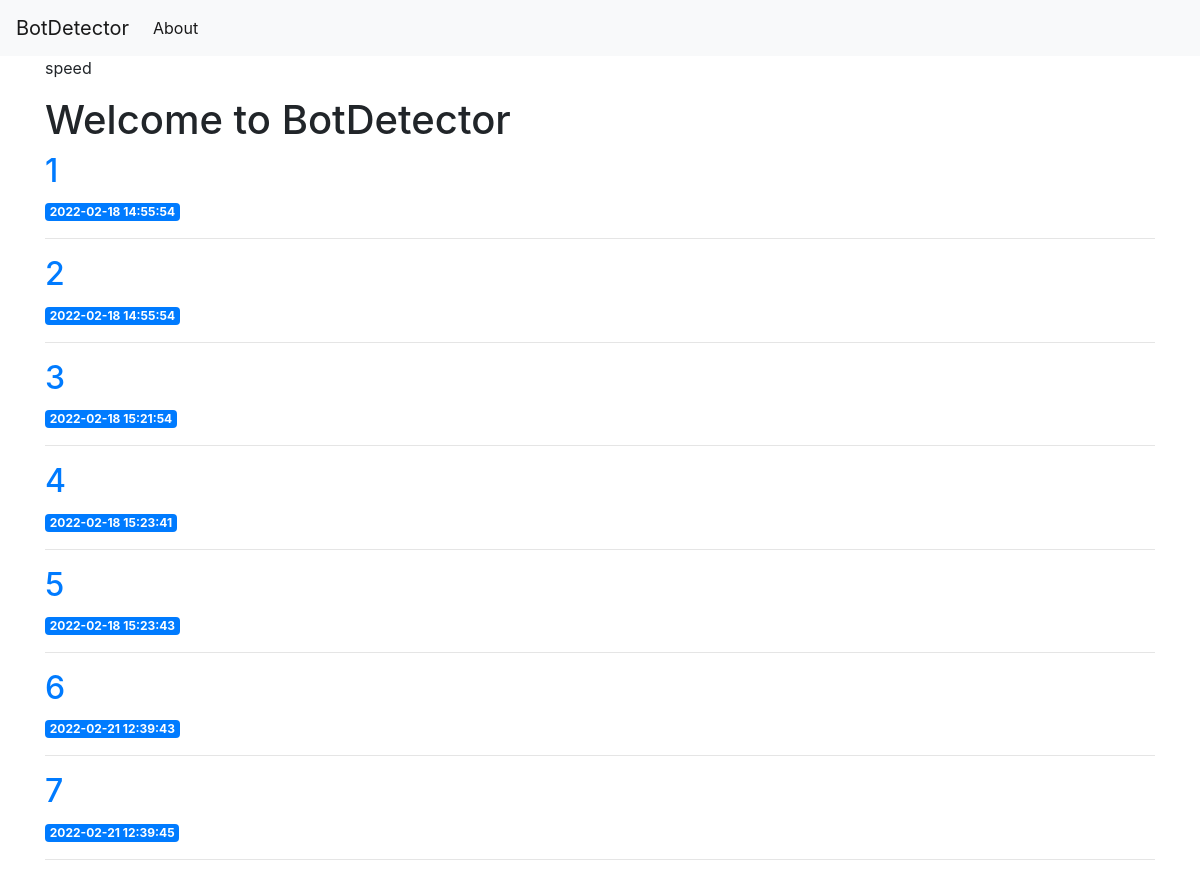
Before: / with the older database file.
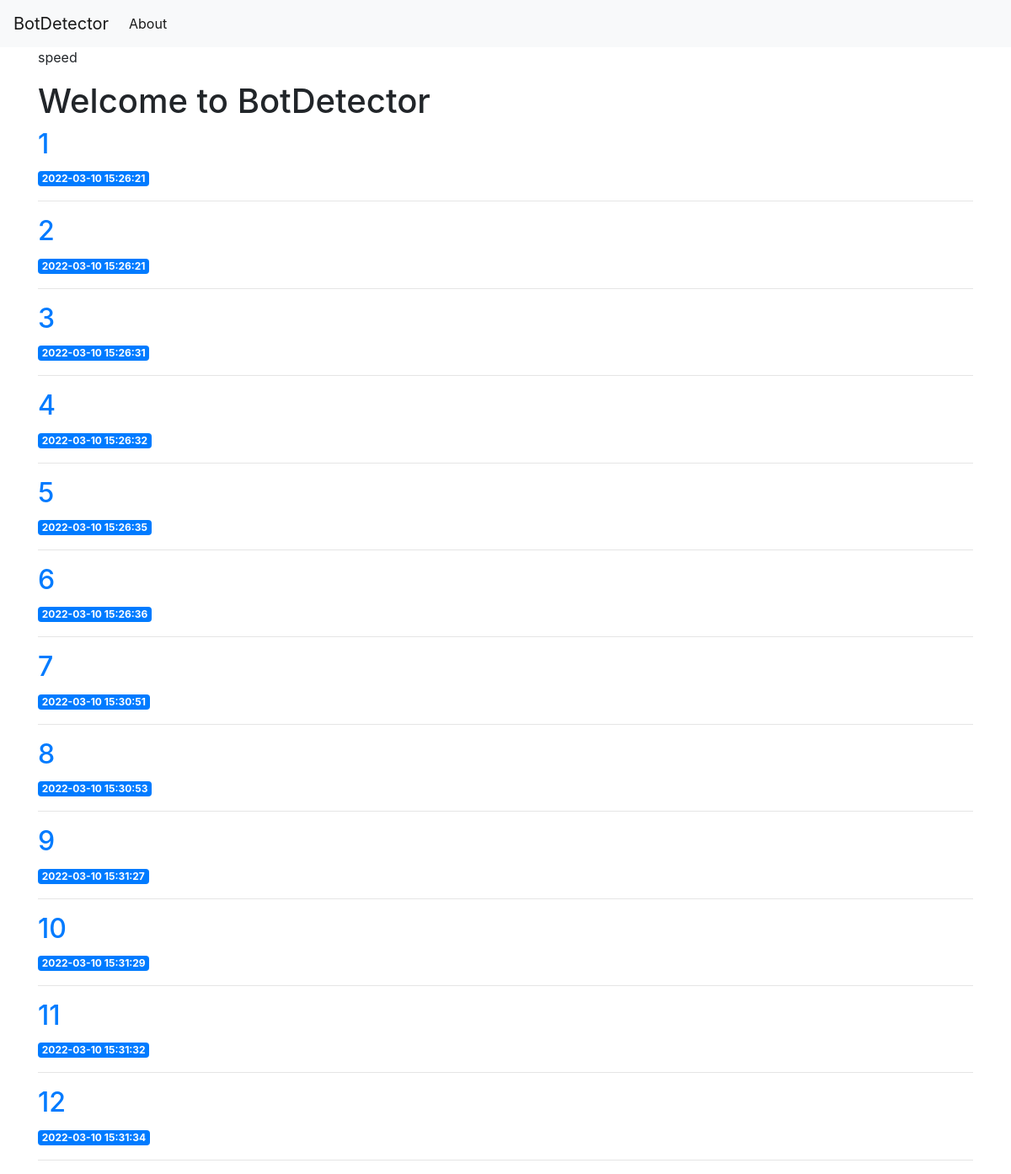
After: the same page with the newer database file.
### tables this page shows
CREATE TABLE data (
    id INTEGER PRIMARY KEY AUTOINCREMENT,
    created TIMESTAMP NOT NULL DEFAULT CURRENT_TIMESTAMP,
    ip TEXT NOT NULL,
    url TEXT NOT NULL,
    isAutomated TEXT NOT NULL,
    appName TEXT NOT NULL,
    appVersion TEXT NOT NULL,
    cookieEnabled TEXT NOT NULL,
    geolocation TEXT NOT NULL,
    platform TEXT NOT NULL,
    userAgent TEXT NOT NULL,
    javaEnabled TEXT NOT NULL,
    Height INTEGER NOT NULL,
    Width INTEGER NOT NULL,
    OutHeight INTEGER NOT NULL,
    OutWidth INTEGER NOT NULL,
    Opener TEXT NOT NULL,
    evalBrowser INTEGER NOT NULL,
    result TEXT NOT NULL DEFAULT 'undefined'
);

### app.py (the view)
@app.route('/', methods=['GET'])
def index():
    data = module.index()
    return render_template('index.html', data=data)

### import_module.py (called while the page is built)
def get_db_connection():
    conn = sqlite3.connect('database.db')
    conn.row_factory = sqlite3.Row
    return conn

def index():
    conn = get_db_connection()
    data = conn.execute('SELECT * FROM data').fetchall()
    conn.close()
    return data

### templates/index.html
{% extends 'base.html' %}
{% block content %}
    <h1>{% block title %} Welcome to BotDetector {% endblock %}</h1>
    {% for post in data %}
        <a href="{{ url_for('post', post_id=post['id']) }}">
            <h2>{{ post['id'] }}</h2>
        </a>
        <span class="badge badge-primary">{{ post['created'] }}</span>
        <hr>
    {% endfor %}
{% endblock %}

### templates/base.html (shortened to what this page needs)
<!doctype html>
<html lang="en">
  <head>
    <link rel="stylesheet" href="{{ url_for('static', filename= 'css/style.css') }}">
  </head>
  <body>
    <nav class="navbar navbar-expand-md navbar-light bg-light">
        <a class="navbar-brand" href="{{ url_for('index')}}">BotDetector</a>
        <div class="collapsintegrity="sha384-ggOyR0iXCbMQv3Xipma34MD+dH/1fQ784/j6cY/iJTQUOhcWr7x9JvoRxT2MZw1T"e navbar-collapse" id="navbarNav">
            <ul class="navbar-nav">
            <li class="nav-item active">
                <a class="nav-link" href="#">About</a>
            </li>
            </ul>
        </div>
    </nav>
    <div class="container">
      <p id="target">speed</p>
        {% block content %} {% endblock %}
    </div>
  </body>
</html>

Changed rows visible on the page:
changed data id 1: created "2022-02-18 14:55:54" → "2022-03-10 15:26:21"
changed data id 2: created "2022-02-18 14:55:54" → "2022-03-10 15:26:21"
changed data id 3: created "2022-02-18 15:21:54" → "2022-03-10 15:26:31"
changed data id 4: created "2022-02-18 15:23:41" → "2022-03-10 15:26:32"
changed data id 5: created "2022-02-18 15:23:43" → "2022-03-10 15:26:35"
changed data id 6: created "2022-02-21 12:39:43" → "2022-03-10 15:26:36"
changed data id 7: created "2022-02-21 12:39:45" → "2022-03-10 15:30:51"
added data: id "8", created "2022-03-10 15:30:53"
added data: id "9", created "2022-03-10 15:31:27"
added data: id "10", created "2022-03-10 15:31:29"
added data: id "11", created "2022-03-10 15:31:32"
added data: id "12", created "2022-03-10 15:31:34"
